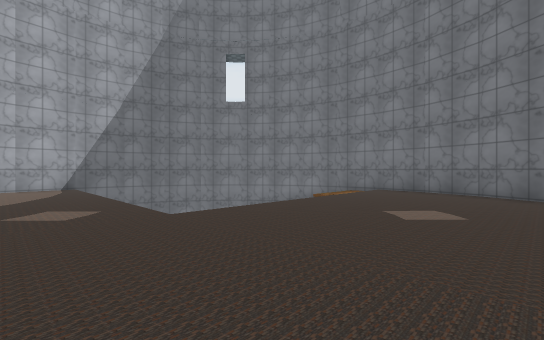
View 1 (above)

12 first-person views from a walk through a scene from a Unity 3-D project. The camera is 1.3 m above the floor, looks level and sees 90° across. The floor is counted in squares, 2 m on a side. Each view is taken from the middle of a square. On the plan, view 1 faces up. The plan holds only what a view shows up to about 9 squares ahead; the rest is blank. The place goes on beyond the plan. The player is left out. Some surface patterns are stand-ins.

View 2
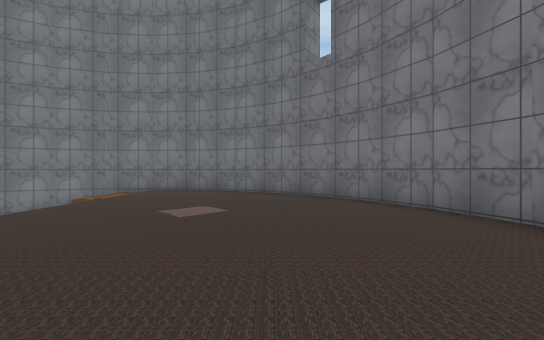

View 3
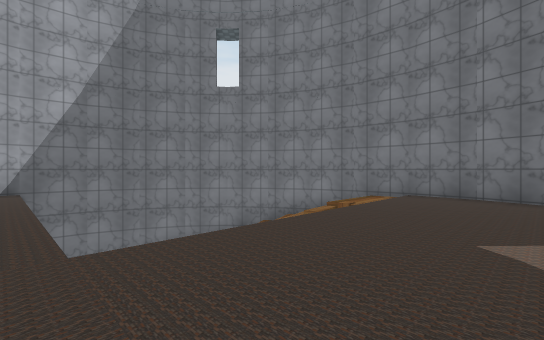

View 4
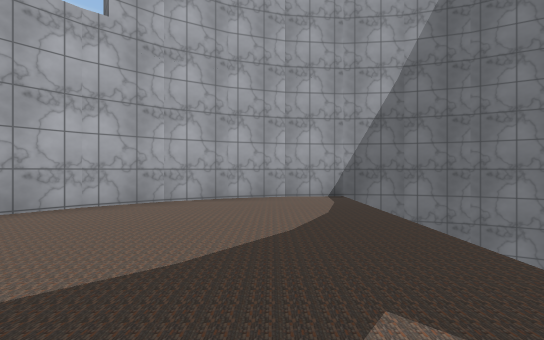

View 5
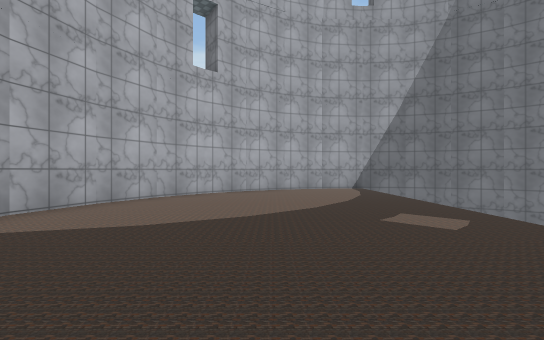

View 6
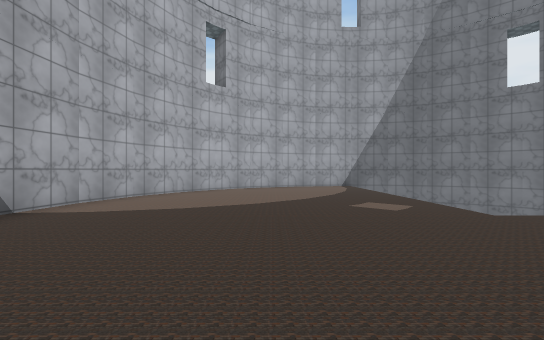

View 7
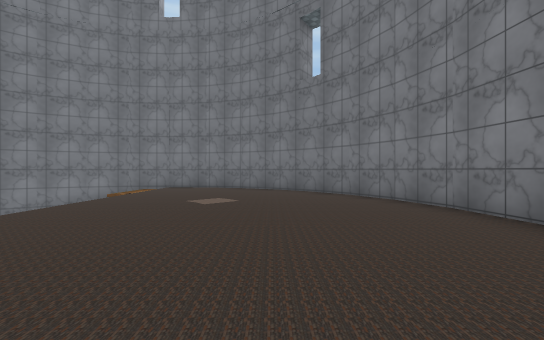

View 8
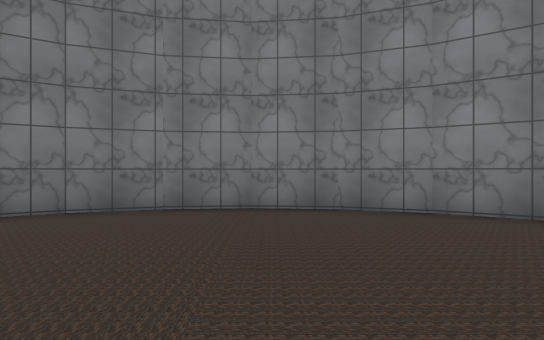

View 9
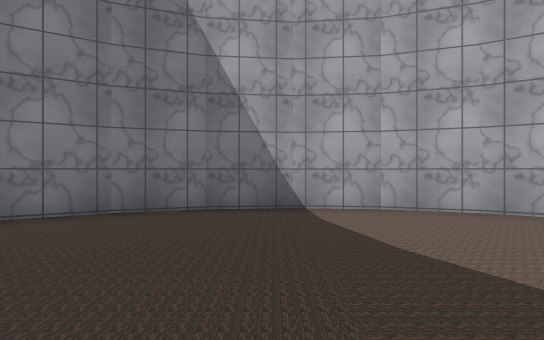

View 10
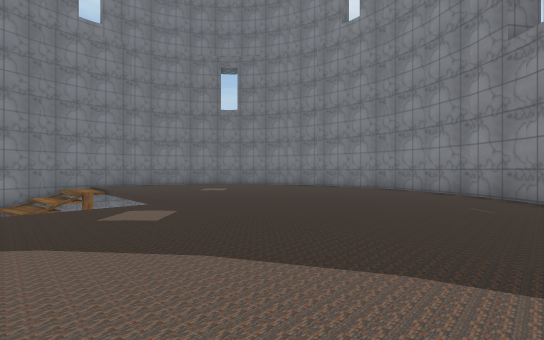

View 11
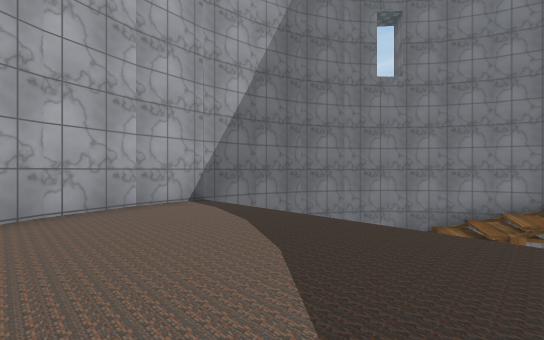

View 12
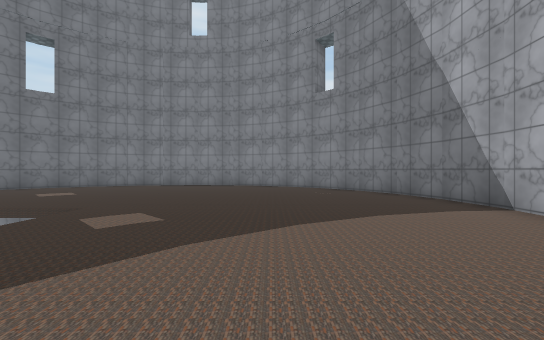

### Floor plan
Key: @ floor where view 1 was taken; # wall or solid block; . main floor; - floor 0.25 m lower than the main floor; _ floor 6 m lower than the main floor; / step, stairs or slope.
Columns run from 9 left of view 1 to 6 right of it. Each row starts with its distance up from view 1.
 11     ########
 10   ###/   //###
  9  ##/     ///-##
  8  #../     //..#
  7 ##..._    _...##
  6 #....._  _.....#
  5 #......__......#
  4 #..............#
  3 #..............#
  2 #..............#
  1 ##............##
  0  #.......@....#
 -1  ##..........##
 -2   ###......###
 -3     ########

Positions as (right, up) in squares from view 1, and headings:
1: (0, 0), facing up
2: (0, 0), facing up-right
3: (0, 2), facing up
4: (-3, 3), facing up-left
5: (-2, 0), facing up-left
6: (-1, -1), facing up-left
7: (-1, -1), facing up-right
8: (0, 2), facing down-right
9: (-3, 2), facing down-left
10: (-7, 2), facing right
11: (-5, 3), facing up
12: (-7, 5), facing down-right
